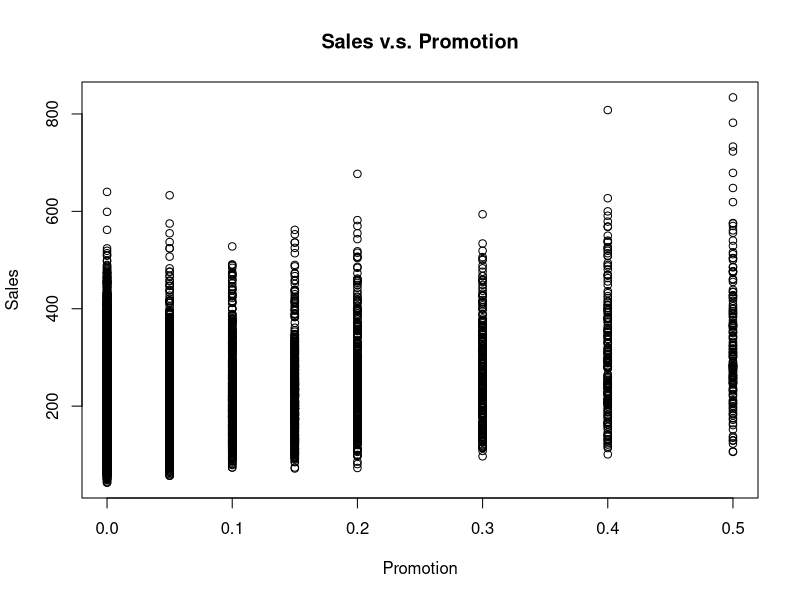
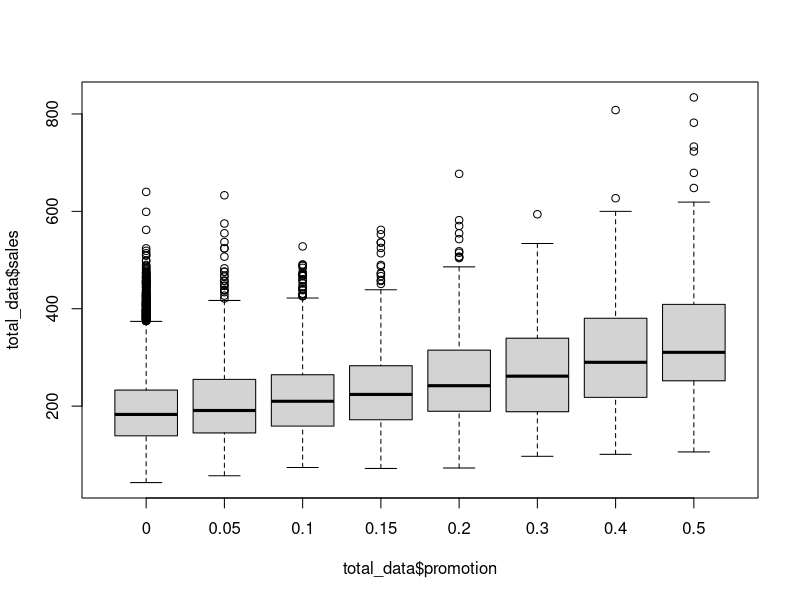
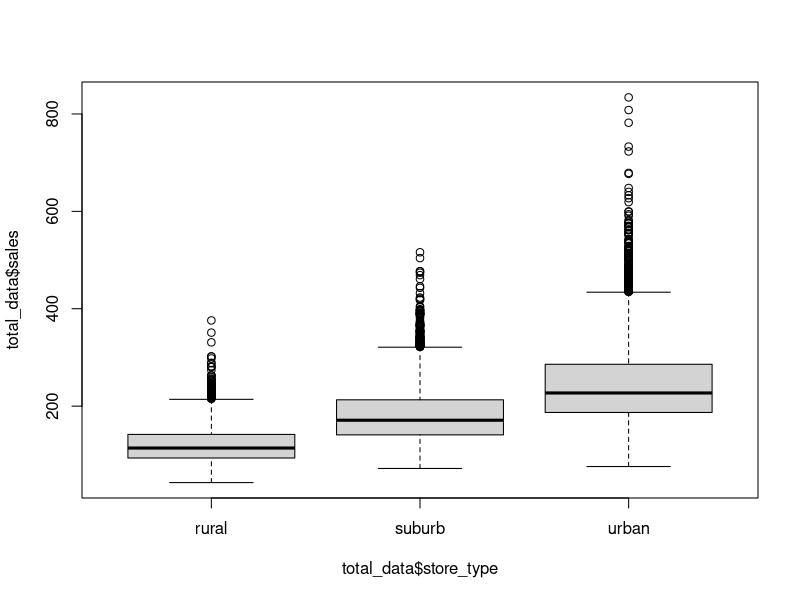
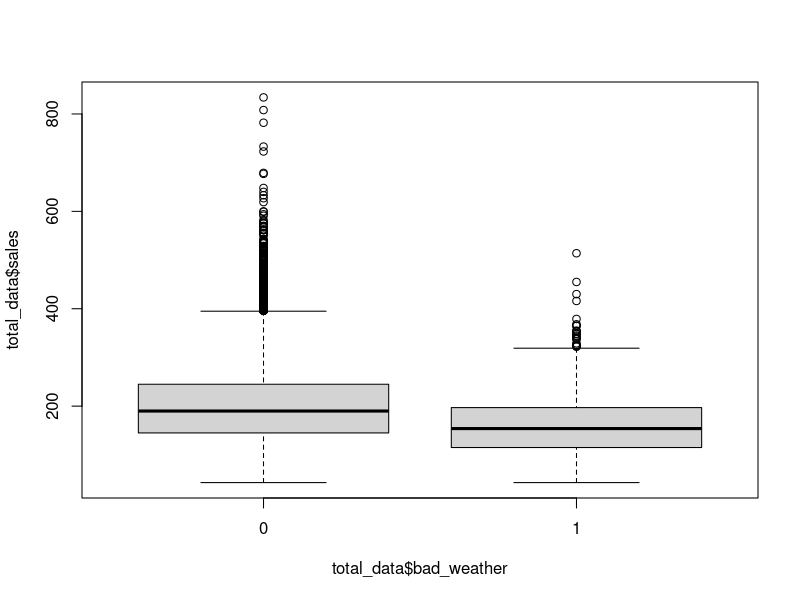
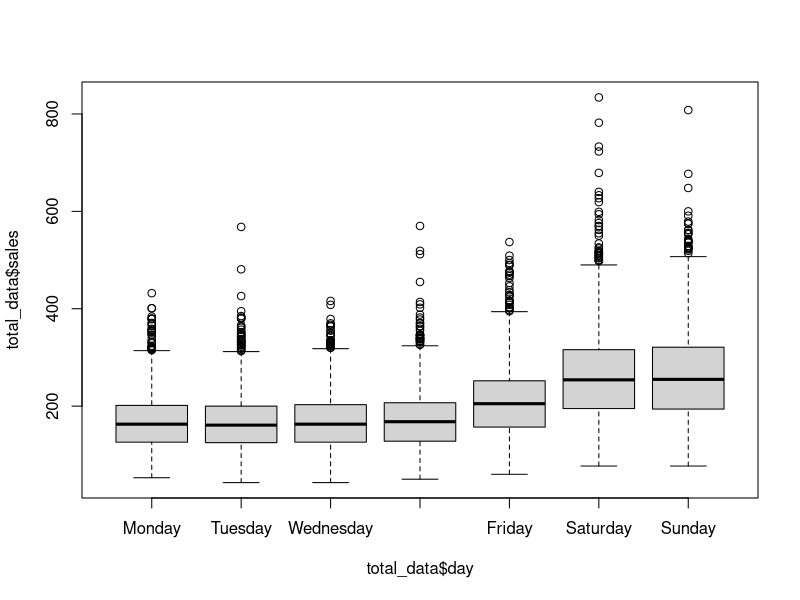
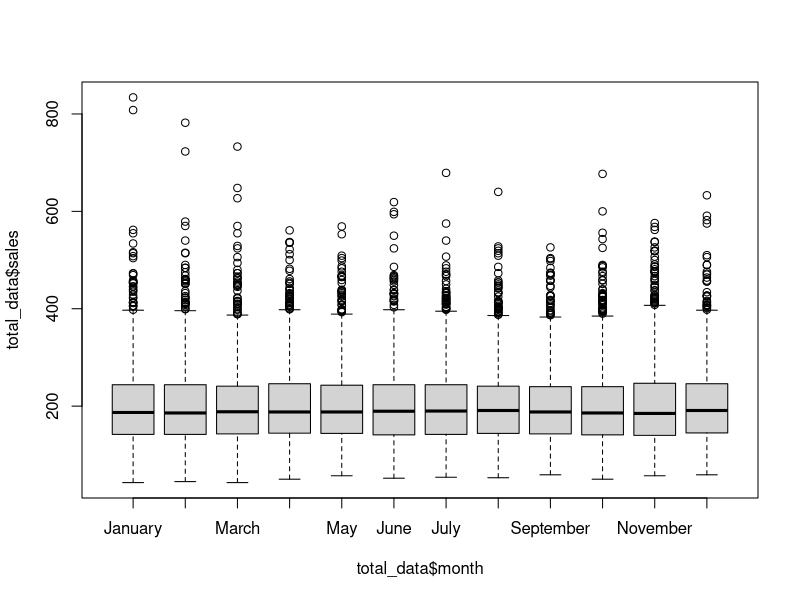
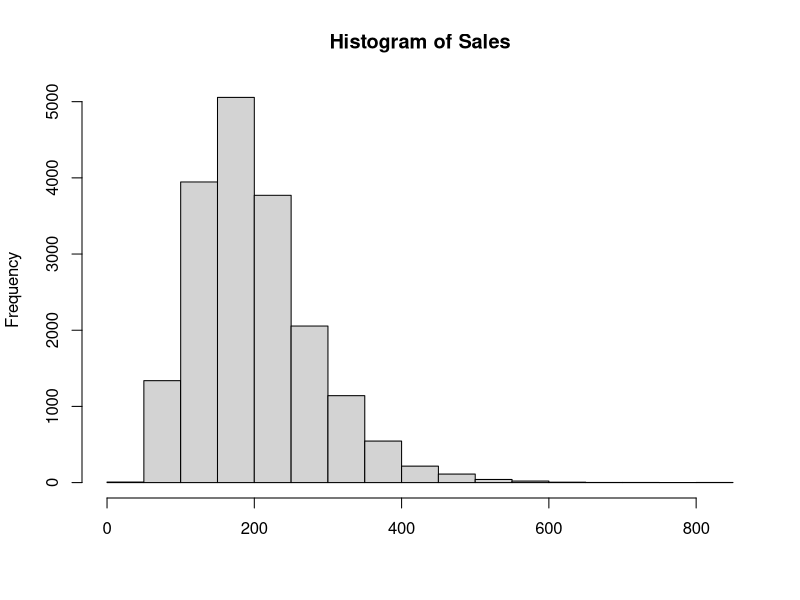
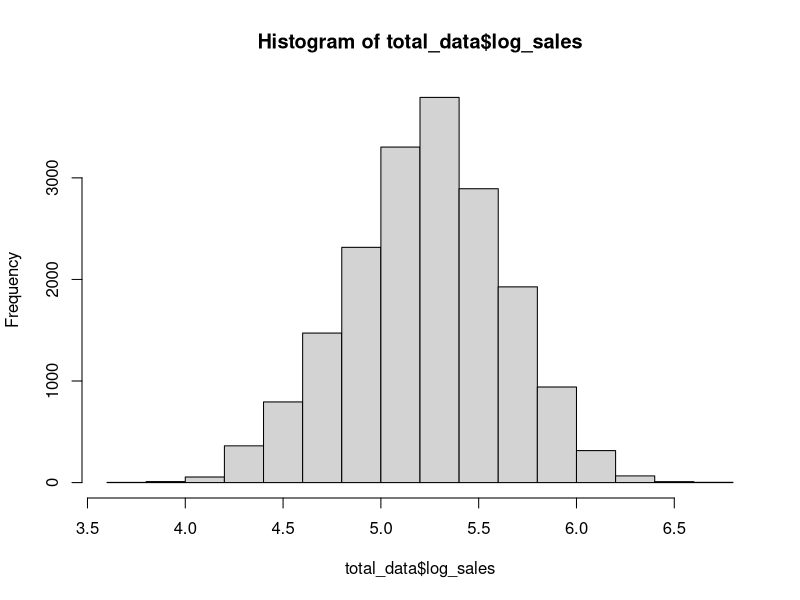

The R script that drew these images, in order:
## ---- chunk 1
total_data <- read.csv("./Bakery_sales_data.csv", header=T, stringsAsFactors=T)
str(total_data)
## ---- chunk 2
total_data$date <- as.Date(total_data$date, format="%m/%d/%Y")
str(total_data)
## ---- chunk 3
total_data$day <- factor(total_data$day, levels=c('Monday','Tuesday','Wednesday','Thursday','Friday','Saturday','Sunday'))
total_data$month <- factor(total_data$month, levels=c('January','February','March','April','May','June','July',
                                                      'August','September','October','November','December'))
total_data$store_type <- factor(total_data$store_type, levels=c('rural','suburb','urban'))
total_data$store_id <- factor(total_data$store_id)
## ---- chunk 4
# Exercise 1 code
# Scatterplot
plot(total_data$promotion, total_data$sales, ylab='Sales', xlab='Promotion',
     main='Sales v.s. Promotion')

# Boxplot
boxplot(total_data$sales~total_data$promotion)

# The boxplot is more informative


## ---- chunk 5
# Exercise 2 code
# Boxplot
boxplot(total_data$sales~total_data$store_type)

#Urban has the highest sales on average

## ---- chunk 6
# Exercise 3 code

# Sales v bad_weather
boxplot(total_data$sales~total_data$bad_weather)

# Sales v day
boxplot(total_data$sales~total_data$day)

# Sales v month
boxplot(total_data$sales~total_data$month)

## ---- chunk 7
# Exercise 4 code

hist(total_data$sales, main='Histogram of Sales', xlab='')

# Create log_sales variable
total_data$log_sales <- log(total_data$sales+1)

# Histogram of log price
hist(total_data$log_sales)

## ---- chunk 8
train_indices <- which(total_data$date<='2016-12-31') # We create 4 year training data and leave 1 year for test
train_data <- total_data[train_indices,]
test_data <- total_data[-train_indices,]
## ---- chunk 9
# Exercise 5 code
lm0 <- lm(log_sales~1, data=total_data)

lm_full <- lm(log_sales~store_type+bad_weather+promotion+day+month, data=total_data)

## ---- chunk 10

summary(lm_full)
summary(lm0)

lm_full$coefficients

round(abs(lm_full$coefficients[4]*100),3)

summary(lm0)$r.squared

round(abs(lm_full$coefficients[4]),3)

## ---- chunk 11
# Exercise 7 code

## ---- chunk 12
# prediction of lm0

# prediction of full model

# prediction of backward selected model

library(forecast)

# error of lm0

# error of full model

# error of backward selected model
## ---- chunk 13
# Exercise 10
sample_time <- 1:60
plot(test_data$date[sample_time], test_data$sales[sample_time], xlab='', ylab='sales')

## ---- chunk 14

## ---- chunk 15
# This is a customized function to evaluate the profit we will receive on the test data
profit <- function(pred, actual, loss, revenue){
  profit <- revenue-loss
  tmp <- sum(profit*pred[pred<actual])+sum((profit*actual-loss*(pred-actual))[actual<=pred])
  return(tmp)
}
